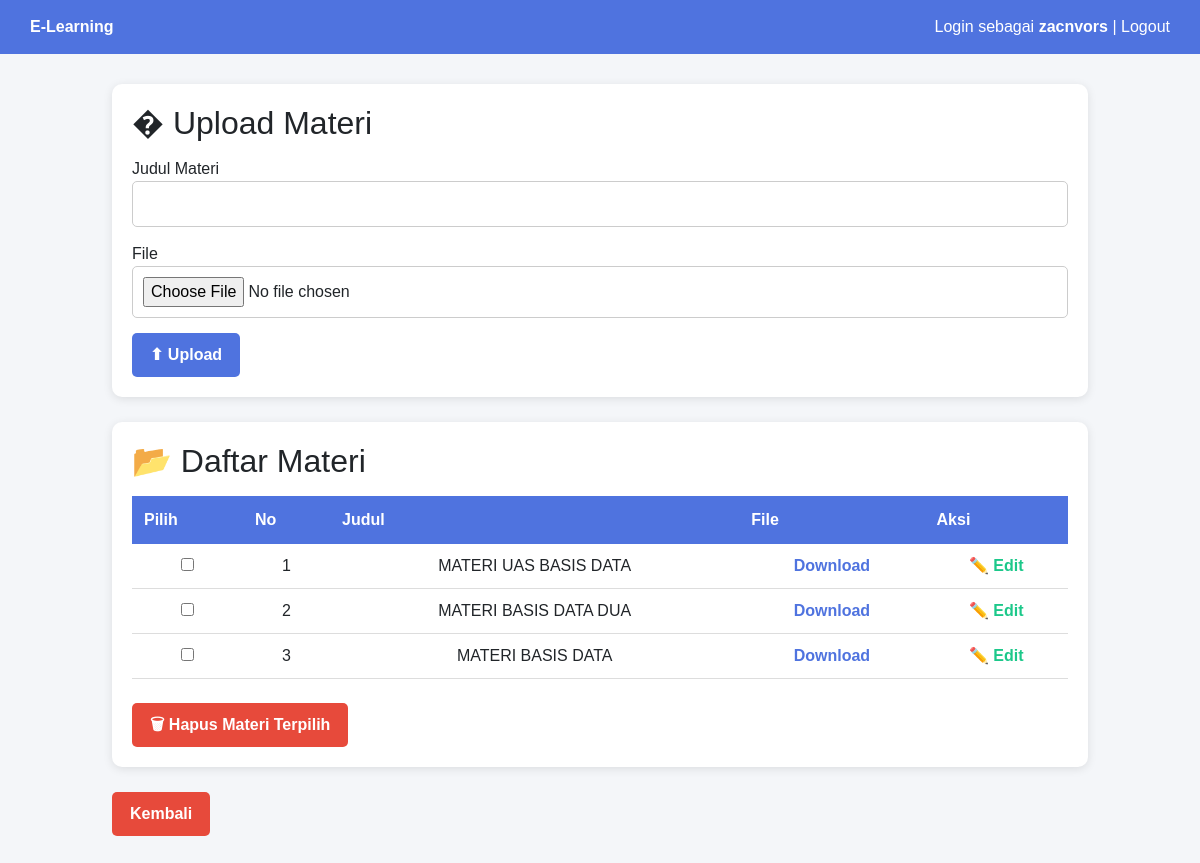
Screenshot of /dosen/upload_materi.php (signed in) with the database file from the repository.
### tables this page shows
CREATE TABLE `website_settings` (
  `id` int(11) NOT NULL,
  `nama_website` varchar(255) NOT NULL DEFAULT 'E-Learning Platform',
  `deskripsi` varchar(500) DEFAULT NULL,
  `alamat` varchar(255) DEFAULT NULL,
  `telepon` varchar(20) DEFAULT NULL,
  `email` varchar(100) DEFAULT NULL,
  `facebook` varchar(255) DEFAULT NULL,
  `twitter` varchar(255) DEFAULT NULL,
  `instagram` varchar(255) DEFAULT NULL,
  `jam_buka` varchar(50) DEFAULT NULL,
  `jam_tutup` varchar(50) DEFAULT NULL,
  `updated_at` timestamp NOT NULL DEFAULT current_timestamp() ON UPDATE current_timestamp()
);

CREATE TABLE `materi` (
  `id` int(11) NOT NULL,
  `judul` varchar(100) DEFAULT NULL,
  `file` varchar(255) DEFAULT NULL,
  `matkul_id` int(11) DEFAULT NULL
);

### fungsi.php (called while the page is built, shortened)
<?php
if (!function_exists('getWebsiteSettings')) {
function getWebsiteSettings($conn) {
    $q = mysqli_query($conn, "SELECT * FROM website_settings LIMIT 1");
    $settings = mysqli_fetch_assoc($q);
    return $settings;
}
}
?>

### dosen/upload_materi.php (the view, shortened to what this page needs)
<?php
include '../header.php';
include '../koneksi.php';
$data = mysqli_query($conn,"SELECT * FROM materi WHERE matkul_id='$_SESSION[matkul_id]' ORDER BY id DESC");
?>
<div class="content">
<div class="container">
<div class="card-box">
<h2>� Upload Materi</h2>
<form method="post" enctype="multipart/form-data">
    <div class="form-group">
        <label>Judul Materi</label>
        <input type="text" name="judul" required>
    </div>
    <div class="form-group">
        <label>File</label>
        <input type="file" name="file" required>
    </div>
    <button class="btn btn-primary" name="upload">⬆ Upload</button>
</form>
</div>
<div class="card-box">
<h2>📂 Daftar Materi</h2>
<form method="post">
<table>
<tr>
    <th>Pilih</th>
    <th>No</th>
    <th>Judul</th>
    <th>File</th>
    <th>Aksi</th>
</tr>
<?php $no=1; while($m=mysqli_fetch_assoc($data)){ ?>
<tr>
    <td><input type="checkbox" name="pilih[]" value="<?= $m['id']; ?>"></td>
    <td><?= $no++; ?></td>
    <td><?= $m['judul']; ?></td>
    <td><a href="../materi/<?= $m['file']; ?>" target="_blank">Download</a></td>
    <td><a href="?edit=<?= $m['id']; ?>" style="color:#1cc88a;">✏️ Edit</a></td>
</tr>
<?php } ?>
</table>
<br>
<button class="btn btn-danger" name="hapus"
onclick="return confirm('Hapus materi terpilih?')">
🗑 Hapus Materi Terpilih
</button>
</form>
</div>
<div style="margin-top:20px;">
    <a href="index.php" class="btn btn-danger">Kembali</a>
</div>
</div>
</body>
</html>

### header.php (shortened to what this page needs)
<?php
include_once dirname(__FILE__) . '/koneksi.php';
include_once dirname(__FILE__) . '/fungsi.php';
$website_settings = getWebsiteSettings($conn);
?>
<!DOCTYPE html>
<html>
<head>
    <link href="https://cdn.jsdelivr.net/npm/bootstrap@5.3.2/dist/css/bootstrap.min.css" rel="stylesheet">
</head>
<body>
<div class="navbar">
    <div><b><?= $website_settings['nama_website'] ?></b></div>
    <div>
        Login sebagai <b><?= $_SESSION['nama']; ?></b> |
        <a href="../logout.php">Logout</a>
    </div>
</div>

### header.php (style rules this page uses)
body { margin:0;font-family:Arial;background:#f4f6f9 }
.navbar { background:#4f73df; color:white; padding:15px 30px; display:flex; justify-content:space-between; }
.content { padding:30px }
a { color:white;text-decoration:none }

### dosen/upload_materi.php (style rules this page uses)
.container { max-width:1000px; margin:auto; }
h2 { margin-bottom:15px; }
.card-box { background:#fff; padding:20px; border-radius:10px; box-shadow:0 2px 10px rgba(0,0,0,.1); margin-bottom:25px; }
.form-group { margin-bottom:15px; }
input[type=text], input[type=file] { width:100%; padding:10px; border-radius:5px; border:1px solid #ccc; }
.btn { padding:10px 18px; border:none; border-radius:5px; cursor:pointer; font-weight:bold; }
.btn-primary { background:#4f73df; color:white; }
.btn-danger { background:#e74a3b; color:white; }
table { width:100%; border-collapse:collapse; }
th { background:#4f73df; color:white; padding:12px; }
td { padding:10px; border-bottom:1px solid #ddd; text-align:center; }
td a { color:#4f73df; font-weight:bold; }

### rows the page displays
website_settings: nama_website "E-Learning"
materi: judul "MATERI UAS BASIS DATA"
materi: judul "MATERI BASIS DATA DUA"
materi: judul "MATERI BASIS DATA"

### other values shown
$_SESSION['nama'] "zacnvors"
